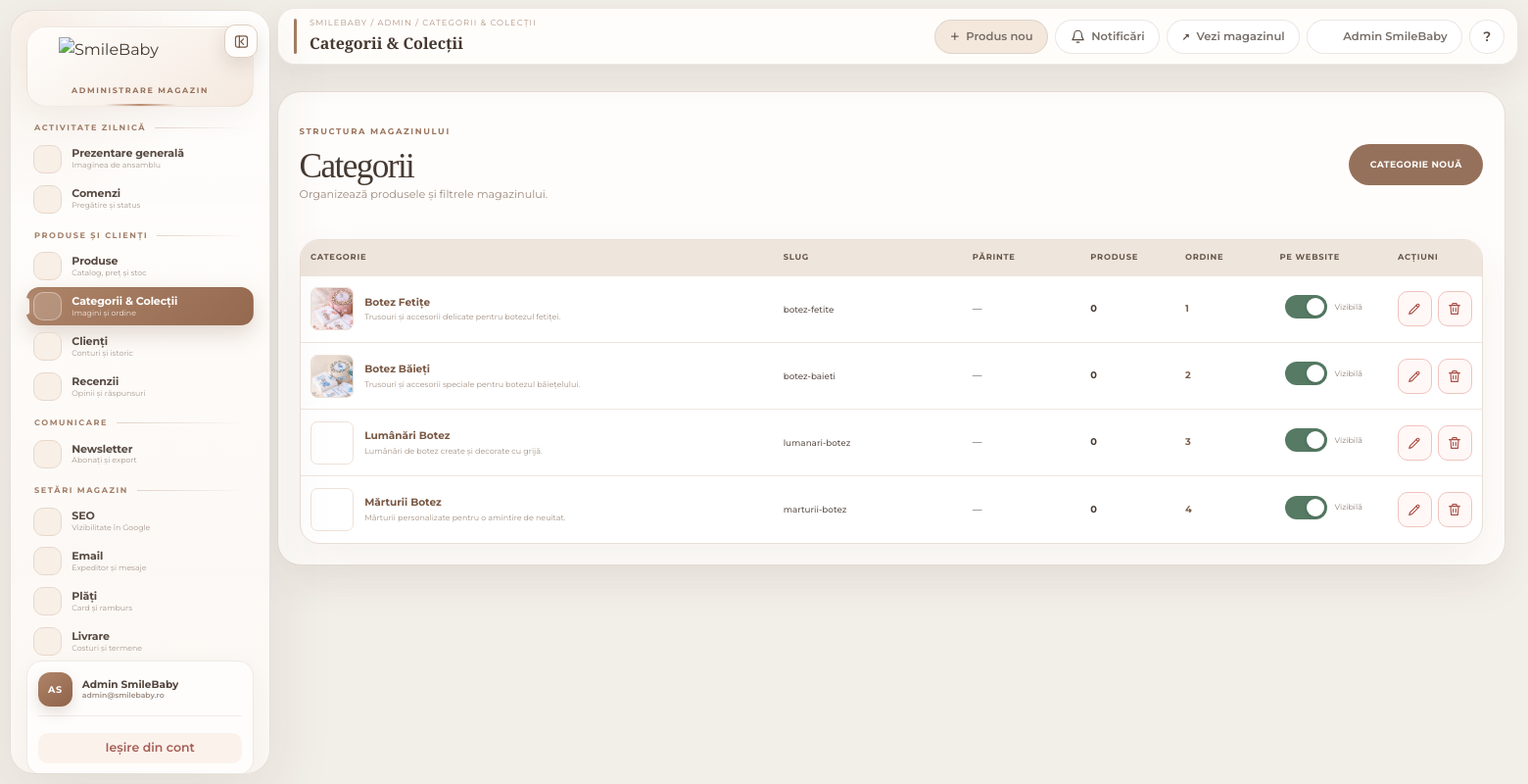
The page /admin/categorii (signed in) on the database its author committed.
### tables this page shows
CREATE TABLE IF NOT EXISTS users (
    id BIGINT UNSIGNED AUTO_INCREMENT PRIMARY KEY,
    email VARCHAR(190) NOT NULL UNIQUE,
    password_hash VARCHAR(255) NOT NULL,
    first_name VARCHAR(100) NOT NULL,
    last_name VARCHAR(100) NOT NULL,
    phone VARCHAR(40) NULL,
    customer_type ENUM('individual','company') NOT NULL DEFAULT 'individual',
    company_name VARCHAR(190) NULL,
    company_vat_id VARCHAR(50) NULL,
    company_registration_number VARCHAR(80) NULL,
    company_address VARCHAR(255) NULL,
    google_subject VARCHAR(255) NULL UNIQUE,
    avatar_url VARCHAR(500) NULL,
    auth_provider ENUM('password','google','both') NOT NULL DEFAULT 'password',
    role ENUM('customer','admin') NOT NULL DEFAULT 'customer',
    status ENUM('active','disabled') NOT NULL DEFAULT 'active',
    email_verified_at DATETIME NULL,
    created_at DATETIME NOT NULL DEFAULT CURRENT_TIMESTAMP,
    updated_at DATETIME NOT NULL DEFAULT CURRENT_TIMESTAMP ON UPDATE CURRENT_TIMESTAMP
);

CREATE TABLE IF NOT EXISTS categories (
    id BIGINT UNSIGNED AUTO_INCREMENT PRIMARY KEY,
    parent_id BIGINT UNSIGNED NULL,
    name VARCHAR(180) NOT NULL,
    slug VARCHAR(190) NOT NULL UNIQUE,
    short_description TEXT NULL,
    description MEDIUMTEXT NULL,
    image_path VARCHAR(500) NULL,
    status ENUM('active','inactive') NOT NULL DEFAULT 'active',
    show_on_homepage TINYINT(1) NOT NULL DEFAULT 0,
    homepage_order INT NOT NULL DEFAULT 0,
    meta_title VARCHAR(255) NULL,
    meta_description VARCHAR(320) NULL,
    indexable TINYINT(1) NOT NULL DEFAULT 1,
    created_at DATETIME NOT NULL DEFAULT CURRENT_TIMESTAMP,
    updated_at DATETIME NOT NULL DEFAULT CURRENT_TIMESTAMP ON UPDATE CURRENT_TIMESTAMP,
    INDEX idx_categories_parent (parent_id),
    INDEX idx_categories_home (show_on_homepage, homepage_order),
    CONSTRAINT fk_category_parent FOREIGN KEY (parent_id) REFERENCES categories(id) ON DELETE SET NULL
);

### views/admin/categories.php (the view, shortened to what the rows shown need)
<section class="admin-category-page">
    <header class="admin-catalog-head">
        <div><span class="eyebrow">STRUCTURA MAGAZINULUI</span><h1>Categorii</h1><p>Organizează produsele și filtrele magazinului.</p></div>
    </header>
    <div class="admin-catalog-table-wrap">
        <table class="admin-catalog-table admin-category-table">
            <thead><tr><th>Categorie</th><th>Slug</th><th>Părinte</th><th>Produse</th><th>Ordine</th><th>Pe website</th><th>Acțiuni</th></tr></thead>
            <tbody>
            <?php foreach ($categories as $category):
            ?>
                <tr>
                    <td><button class="catalog-product category-edit-trigger" type="button" data-category-edit="<?= (int) $category['id'] ?>"><img src="<?= e(optimized_image_url($category['image_path'], 'card')) ?>" alt="" loading="lazy" decoding="async"><span><strong><?= e($category['name']) ?></strong><small class="category-description"><?= e($category['short_description'] ?: 'Fără descriere scurtă') ?></small></span></button></td>
                    <td><code><?= e($category['slug']) ?></code></td>
                    <td><?= e($category['parent_name'] ?: '—') ?></td>
                    <td><strong><?= (int) $category['product_count'] ?></strong></td>
                    <td><span class="category-order"><?= (int) $category['homepage_order'] ?></span></td>
                    <td><form method="post" action="/admin/categorii/<?= (int) $category['id'] ?>/vizibilitate"><?= csrf_field() ?><button class="category-visibility" type="submit" aria-label="Schimbă vizibilitatea categoriei <?= e($category['name']) ?>"><input type="checkbox" <?= $category['status'] === 'active' ? 'checked' : '' ?> tabindex="-1"><i></i><span><?= $category['status'] === 'active' ? 'Vizibilă' : 'Ascunsă' ?></span></button></form></td>
                    <td><div class="catalog-actions"><button type="button" data-category-edit="<?= (int) $category['id'] ?>" aria-label="Editează <?= e($category['name']) ?>" data-tooltip="Editează categoria"><svg viewBox="0 0 24 24" aria-hidden="true"><path d="m4 20 4.2-1 10.9-10.9a2 2 0 0 0-2.8-2.8L5.4 16.2 4 20Z"/><path d="m14.8 6.8 2.8 2.8"/></svg></button><button type="button" class="catalog-delete-button" aria-label="Șterge <?= e($category['name']) ?>" data-tooltip="<?= (int) $category['product_count'] > 0 ? 'Categoria conține produse și nu poate fi ștearsă' : 'Șterge categoria' ?>" <?= (int) $category['product_count'] > 0 ? 'disabled' : 'data-admin-delete data-delete-kind="categoria" data-delete-name="' . e($category['name']) . '" data-delete-action="/admin/categorii/' . (int) $category['id'] . '/stergere"' ?>><svg viewBox="0 0 24 24" aria-hidden="true"><path d="M4 7h16M9 4h6l1 3H8l1-3Z"/><path d="m6 7 1 13h10l1-13M10 11v5M14 11v5"/></svg></button></div></td>
                </tr>
            <?php endforeach ?>
            </tbody>
        </table>
    </div>
</section>

### views/layouts/admin.php (shortened to what the rows shown need)
<?php
$admin = user();
$adminName = trim((string) (($admin['first_name'] ?? '') . ' ' . ($admin['last_name'] ?? ''))) ?: 'Admin SmileBaby';
$adminNameParts = preg_split('/\s+/u', $adminName, -1, PREG_SPLIT_NO_EMPTY) ?: ['A'];
$adminInitials = mb_strtoupper(mb_substr($adminNameParts[0], 0, 1) . (count($adminNameParts) > 1 ? mb_substr($adminNameParts[array_key_last($adminNameParts)], 0, 1) : ''));
?>
<!doctype html>
<html lang="ro">
<head>
    <link rel="stylesheet" href="<?= asset('css/app.css') ?>">
    <link rel="stylesheet" href="<?= asset('css/admin.css') ?>">
    <link rel="stylesheet" href="<?= asset('css/admin-reference.css') ?>">
    <link rel="stylesheet" href="<?= asset('css/admin-enhancements.css') ?>">
    <link rel="stylesheet" href="<?= asset('css/admin-order-page.css') ?>">
    <link rel="stylesheet" href="<?= asset('css/admin-orders-page.css') ?>">
    <link rel="stylesheet" href="<?= asset('css/admin-customers-page.css') ?>">
    <link rel="stylesheet" href="<?= asset('css/admin-reviews-page.css') ?>">
    <link rel="stylesheet" href="<?= asset('css/admin-dashboard.css') ?>">
    <link rel="stylesheet" href="<?= asset('css/admin-product-editor.css') ?>">
    <link rel="stylesheet" href="<?= asset('css/admin-customization.css') ?>">
    <link rel="stylesheet" href="<?= asset('css/customization-options.css') ?>">
    <link rel="stylesheet" href="<?= asset('css/admin-ui-fixes.css') ?>">
    <link rel="stylesheet" href="<?= asset('css/stripe-settings.css') ?>">
</head>
<body class="admin-body" data-announcement-enabled="<?= filter_var(setting('announcement_enabled', '1'), FILTER_VALIDATE_BOOL) ? '1' : '0' ?>" data-return-shipping-cost="<?= e(setting('return_shipping_cost', '20')) ?>">
<aside class="admin-sidebar" data-admin-sidebar>
    <div class="admin-user">
        <div class="admin-user-identity">
            <i aria-hidden="true"><?= e($adminInitials) ?></i>
            <span><strong><?= e($adminName) ?></strong><small><?= e($admin['email'] ?? '') ?></small></span>
        </div>
    </div>
</aside>
<div class="admin-shell">
    <header class="admin-topbar">
        <nav>
            <div class="admin-topbar-menu admin-account-menu" data-admin-topbar-menu>
                <button class="topbar-trigger" type="button" aria-expanded="false" data-admin-topbar-toggle><?= icon('user') ?><span><?= e($adminName) ?></span></button>
            </div>
        </nav>
    </header>
    <main class="admin-main"><?= $content ?></main>
</div>
</body>
</html>

### rows shown on the page
users: adminInitials "AS", adminName "Admin SmileBaby", email "admin@smilebaby.ro"
categories: shows a picture, name "Botez Fetițe", short_description "Trusouri și accesorii delicate pentru botezul fetiței.", slug "botez-fetite", parent_name "—", product_count "0", homepage_order "1", status "Vizibilă"
categories: shows a picture, name "Botez Băieți", short_description "Trusouri și accesorii speciale pentru botezul băiețelului.", slug "botez-baieti", parent_name "—", product_count "0", homepage_order "2", status "Vizibilă"
categories: shows a picture, name "Lumânări Botez", short_description "Lumânări de botez create și decorate cu grijă.", slug "lumanari-botez", parent_name "—", product_count "0", homepage_order "3", status "Vizibilă"
categories: shows a picture, name "Mărturii Botez", short_description "Mărturii personalizate pentru o amintire de neuitat.", slug "marturii-botez", parent_name "—", product_count "0", homepage_order "4", status "Vizibilă"

### other values the page prints
mb_strtoupper($adminSection) "CATEGORII & COLECȚII"
$adminSection "Categorii & Colecții"
